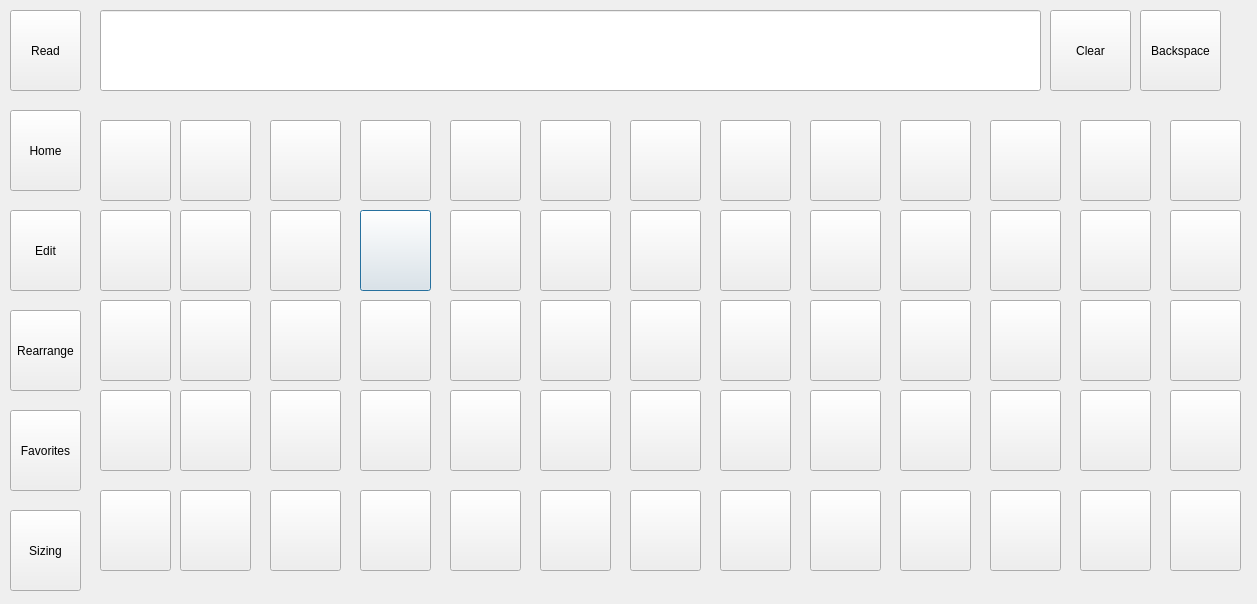
<?xml version="1.0" encoding="UTF-8"?>
<ui version="4.0">
 <class>verbs</class>
 <widget class="QDialog" name="verbs">
  <property name="geometry">
   <rect>
    <x>0</x>
    <y>0</y>
    <width>1257</width>
    <height>604</height>
   </rect>
  </property>
  <property name="windowTitle">
   <string>Dialog</string>
  </property>
  <widget class="QPushButton" name="pushButton_22">
   <property name="geometry">
    <rect>
     <x>360</x>
     <y>210</y>
     <width>71</width>
     <height>81</height>
    </rect>
   </property>
   <property name="text">
    <string/>
   </property>
  </widget>
  <widget class="QPushButton" name="pushButton_48">
   <property name="geometry">
    <rect>
     <x>540</x>
     <y>390</y>
     <width>71</width>
     <height>81</height>
    </rect>
   </property>
   <property name="text">
    <string/>
   </property>
  </widget>
  <widget class="QPushButton" name="pushButton_12">
   <property name="geometry">
    <rect>
     <x>540</x>
     <y>120</y>
     <width>71</width>
     <height>81</height>
    </rect>
   </property>
   <property name="text">
    <string/>
   </property>
  </widget>
  <widget class="QPushButton" name="pushButton_60">
   <property name="geometry">
    <rect>
     <x>270</x>
     <y>490</y>
     <width>71</width>
     <height>81</height>
    </rect>
   </property>
   <property name="text">
    <string/>
   </property>
  </widget>
  <widget class="QPushButton" name="pushButton_39">
   <property name="geometry">
    <rect>
     <x>270</x>
     <y>390</y>
     <width>71</width>
     <height>81</height>
    </rect>
   </property>
   <property name="text">
    <string/>
   </property>
  </widget>
  <widget class="QPushButton" name="pushButton_9">
   <property name="geometry">
    <rect>
     <x>180</x>
     <y>120</y>
     <width>71</width>
     <height>81</height>
    </rect>
   </property>
   <property name="text">
    <string/>
   </property>
  </widget>
  <widget class="QLineEdit" name="lineEdit">
   <property name="geometry">
    <rect>
     <x>100</x>
     <y>10</y>
     <width>941</width>
     <height>81</height>
    </rect>
   </property>
  </widget>
  <widget class="QPushButton" name="pushButton_58">
   <property name="geometry">
    <rect>
     <x>630</x>
     <y>490</y>
     <width>71</width>
     <height>81</height>
    </rect>
   </property>
   <property name="text">
    <string/>
   </property>
  </widget>
  <widget class="QPushButton" name="pushButton_8">
   <property name="geometry">
    <rect>
     <x>100</x>
     <y>120</y>
     <width>71</width>
     <height>81</height>
    </rect>
   </property>
   <property name="text">
    <string/>
   </property>
  </widget>
  <widget class="QPushButton" name="pushButton_21">
   <property name="geometry">
    <rect>
     <x>630</x>
     <y>210</y>
     <width>71</width>
     <height>81</height>
    </rect>
   </property>
   <property name="text">
    <string/>
   </property>
  </widget>
  <widget class="QPushButton" name="pushButton_46">
   <property name="geometry">
    <rect>
     <x>100</x>
     <y>390</y>
     <width>71</width>
     <height>81</height>
    </rect>
   </property>
   <property name="text">
    <string/>
   </property>
  </widget>
  <widget class="QPushButton" name="pushButton_57">
   <property name="geometry">
    <rect>
     <x>180</x>
     <y>490</y>
     <width>71</width>
     <height>81</height>
    </rect>
   </property>
   <property name="text">
    <string/>
   </property>
  </widget>
  <widget class="QPushButton" name="pushButton_17">
   <property name="geometry">
    <rect>
     <x>900</x>
     <y>120</y>
     <width>71</width>
     <height>81</height>
    </rect>
   </property>
   <property name="text">
    <string/>
   </property>
  </widget>
  <widget class="QPushButton" name="pushButton_27">
   <property name="geometry">
    <rect>
     <x>450</x>
     <y>210</y>
     <width>71</width>
     <height>81</height>
    </rect>
   </property>
   <property name="text">
    <string/>
   </property>
  </widget>
  <widget class="QPushButton" name="pushButton_14">
   <property name="geometry">
    <rect>
     <x>450</x>
     <y>120</y>
     <width>71</width>
     <height>81</height>
    </rect>
   </property>
   <property name="text">
    <string/>
   </property>
  </widget>
  <widget class="QPushButton" name="pushButton_70">
   <property name="geometry">
    <rect>
     <x>1170</x>
     <y>390</y>
     <width>71</width>
     <height>81</height>
    </rect>
   </property>
   <property name="text">
    <string/>
   </property>
  </widget>
  <widget class="QPushButton" name="pushButton_51">
   <property name="geometry">
    <rect>
     <x>450</x>
     <y>300</y>
     <width>71</width>
     <height>81</height>
    </rect>
   </property>
   <property name="text">
    <string/>
   </property>
  </widget>
  <widget class="QPushButton" name="pushButton_20">
   <property name="geometry">
    <rect>
     <x>540</x>
     <y>210</y>
     <width>71</width>
     <height>81</height>
    </rect>
   </property>
   <property name="text">
    <string/>
   </property>
  </widget>
  <widget class="QPushButton" name="pushButton_35">
   <property name="geometry">
    <rect>
     <x>360</x>
     <y>390</y>
     <width>71</width>
     <height>81</height>
    </rect>
   </property>
   <property name="text">
    <string/>
   </property>
  </widget>
  <widget class="QPushButton" name="pushButton_50">
   <property name="geometry">
    <rect>
     <x>180</x>
     <y>300</y>
     <width>71</width>
     <height>81</height>
    </rect>
   </property>
   <property name="text">
    <string/>
   </property>
  </widget>
  <widget class="QPushButton" name="pushButton_52">
   <property name="geometry">
    <rect>
     <x>720</x>
     <y>390</y>
     <width>71</width>
     <height>81</height>
    </rect>
   </property>
   <property name="text">
    <string/>
   </property>
  </widget>
  <widget class="QPushButton" name="pushButton_65">
   <property name="geometry">
    <rect>
     <x>810</x>
     <y>490</y>
     <width>71</width>
     <height>81</height>
    </rect>
   </property>
   <property name="text">
    <string/>
   </property>
  </widget>
  <widget class="QPushButton" name="pushButton_26">
   <property name="geometry">
    <rect>
     <x>100</x>
     <y>210</y>
     <width>71</width>
     <height>81</height>
    </rect>
   </property>
   <property name="text">
    <string/>
   </property>
  </widget>
  <widget class="QPushButton" name="favorite_fromLocations">
   <property name="geometry">
    <rect>
     <x>10</x>
     <y>410</y>
     <width>71</width>
     <height>81</height>
    </rect>
   </property>
   <property name="text">
    <string>Favorites</string>
   </property>
  </widget>
  <widget class="QPushButton" name="pushButton_67">
   <property name="geometry">
    <rect>
     <x>1080</x>
     <y>490</y>
     <width>71</width>
     <height>81</height>
    </rect>
   </property>
   <property name="text">
    <string/>
   </property>
  </widget>
  <widget class="QPushButton" name="pushButton_66">
   <property name="geometry">
    <rect>
     <x>450</x>
     <y>490</y>
     <width>71</width>
     <height>81</height>
    </rect>
   </property>
   <property name="text">
    <string/>
   </property>
  </widget>
  <widget class="QPushButton" name="pushButton_45">
   <property name="geometry">
    <rect>
     <x>360</x>
     <y>300</y>
     <width>71</width>
     <height>81</height>
    </rect>
   </property>
   <property name="text">
    <string/>
   </property>
  </widget>
  <widget class="QPushButton" name="pushButton_64">
   <property name="geometry">
    <rect>
     <x>720</x>
     <y>490</y>
     <width>71</width>
     <height>81</height>
    </rect>
   </property>
   <property name="text">
    <string/>
   </property>
  </widget>
  <widget class="QPushButton" name="pushButton_49">
   <property name="geometry">
    <rect>
     <x>1080</x>
     <y>300</y>
     <width>71</width>
     <height>81</height>
    </rect>
   </property>
   <property name="text">
    <string/>
   </property>
  </widget>
  <widget class="QPushButton" name="pushButton_28">
   <property name="geometry">
    <rect>
     <x>990</x>
     <y>210</y>
     <width>71</width>
     <height>81</height>
    </rect>
   </property>
   <property name="text">
    <string/>
   </property>
  </widget>
  <widget class="QPushButton" name="read_fromLocations">
   <property name="geometry">
    <rect>
     <x>10</x>
     <y>10</y>
     <width>71</width>
     <height>81</height>
    </rect>
   </property>
   <property name="text">
    <string>Read</string>
   </property>
  </widget>
  <widget class="QPushButton" name="pushButton_41">
   <property name="geometry">
    <rect>
     <x>1080</x>
     <y>390</y>
     <width>71</width>
     <height>81</height>
    </rect>
   </property>
   <property name="text">
    <string/>
   </property>
  </widget>
  <widget class="QPushButton" name="pushButton_69">
   <property name="geometry">
    <rect>
     <x>1170</x>
     <y>490</y>
     <width>71</width>
     <height>81</height>
    </rect>
   </property>
   <property name="text">
    <string/>
   </property>
  </widget>
  <widget class="QPushButton" name="pushButton_23">
   <property name="geometry">
    <rect>
     <x>1080</x>
     <y>210</y>
     <width>71</width>
     <height>81</height>
    </rect>
   </property>
   <property name="text">
    <string/>
   </property>
  </widget>
  <widget class="QPushButton" name="pushButton_59">
   <property name="geometry">
    <rect>
     <x>900</x>
     <y>490</y>
     <width>71</width>
     <height>81</height>
    </rect>
   </property>
   <property name="text">
    <string/>
   </property>
  </widget>
  <widget class="QPushButton" name="pushButton_53">
   <property name="geometry">
    <rect>
     <x>630</x>
     <y>390</y>
     <width>71</width>
     <height>81</height>
    </rect>
   </property>
   <property name="text">
    <string/>
   </property>
  </widget>
  <widget class="QPushButton" name="pushButton_43">
   <property name="geometry">
    <rect>
     <x>540</x>
     <y>300</y>
     <width>71</width>
     <height>81</height>
    </rect>
   </property>
   <property name="text">
    <string/>
   </property>
  </widget>
  <widget class="QPushButton" name="rearrange_fromLocations">
   <property name="geometry">
    <rect>
     <x>10</x>
     <y>310</y>
     <width>71</width>
     <height>81</height>
    </rect>
   </property>
   <property name="text">
    <string>Rearrange</string>
   </property>
  </widget>
  <widget class="QPushButton" name="home_fromLocations">
   <property name="geometry">
    <rect>
     <x>10</x>
     <y>110</y>
     <width>71</width>
     <height>81</height>
    </rect>
   </property>
   <property name="text">
    <string>Home</string>
   </property>
  </widget>
  <widget class="QPushButton" name="pushButton_33">
   <property name="geometry">
    <rect>
     <x>630</x>
     <y>300</y>
     <width>71</width>
     <height>81</height>
    </rect>
   </property>
   <property name="text">
    <string/>
   </property>
  </widget>
  <widget class="QPushButton" name="pushButton_68">
   <property name="geometry">
    <rect>
     <x>1170</x>
     <y>120</y>
     <width>71</width>
     <height>81</height>
    </rect>
   </property>
   <property name="text">
    <string/>
   </property>
  </widget>
  <widget class="QPushButton" name="size_fromLocations">
   <property name="geometry">
    <rect>
     <x>10</x>
     <y>510</y>
     <width>71</width>
     <height>81</height>
    </rect>
   </property>
   <property name="text">
    <string>Sizing</string>
   </property>
  </widget>
  <widget class="QPushButton" name="pushButton_56">
   <property name="geometry">
    <rect>
     <x>990</x>
     <y>490</y>
     <width>71</width>
     <height>81</height>
    </rect>
   </property>
   <property name="text">
    <string/>
   </property>
  </widget>
  <widget class="QPushButton" name="pushButton_32">
   <property name="geometry">
    <rect>
     <x>900</x>
     <y>390</y>
     <width>71</width>
     <height>81</height>
    </rect>
   </property>
   <property name="text">
    <string/>
   </property>
  </widget>
  <widget class="QPushButton" name="pushButton_24">
   <property name="geometry">
    <rect>
     <x>180</x>
     <y>210</y>
     <width>71</width>
     <height>81</height>
    </rect>
   </property>
   <property name="text">
    <string/>
   </property>
  </widget>
  <widget class="QPushButton" name="pushButton_19">
   <property name="geometry">
    <rect>
     <x>810</x>
     <y>120</y>
     <width>71</width>
     <height>81</height>
    </rect>
   </property>
   <property name="text">
    <string/>
   </property>
  </widget>
  <widget class="QPushButton" name="pushButton_72">
   <property name="geometry">
    <rect>
     <x>1170</x>
     <y>210</y>
     <width>71</width>
     <height>81</height>
    </rect>
   </property>
   <property name="text">
    <string/>
   </property>
  </widget>
  <widget class="QPushButton" name="pushButton_44">
   <property name="geometry">
    <rect>
     <x>990</x>
     <y>390</y>
     <width>71</width>
     <height>81</height>
    </rect>
   </property>
   <property name="text">
    <string/>
   </property>
  </widget>
  <widget class="QPushButton" name="pushButton_15">
   <property name="geometry">
    <rect>
     <x>630</x>
     <y>120</y>
     <width>71</width>
     <height>81</height>
    </rect>
   </property>
   <property name="text">
    <string/>
   </property>
  </widget>
  <widget class="QPushButton" name="pushButton_10">
   <property name="geometry">
    <rect>
     <x>360</x>
     <y>120</y>
     <width>71</width>
     <height>81</height>
    </rect>
   </property>
   <property name="text">
    <string/>
   </property>
  </widget>
  <widget class="QPushButton" name="pushButton_42">
   <property name="geometry">
    <rect>
     <x>810</x>
     <y>300</y>
     <width>71</width>
     <height>81</height>
    </rect>
   </property>
   <property name="text">
    <string/>
   </property>
  </widget>
  <widget class="QPushButton" name="pushButton_30">
   <property name="geometry">
    <rect>
     <x>900</x>
     <y>210</y>
     <width>71</width>
     <height>81</height>
    </rect>
   </property>
   <property name="text">
    <string/>
   </property>
  </widget>
  <widget class="QPushButton" name="pushButton_25">
   <property name="geometry">
    <rect>
     <x>720</x>
     <y>210</y>
     <width>71</width>
     <height>81</height>
    </rect>
   </property>
   <property name="text">
    <string/>
   </property>
  </widget>
  <widget class="QPushButton" name="pushButton_37">
   <property name="geometry">
    <rect>
     <x>100</x>
     <y>300</y>
     <width>71</width>
     <height>81</height>
    </rect>
   </property>
   <property name="text">
    <string/>
   </property>
  </widget>
  <widget class="QPushButton" name="pushButton_16">
   <property name="geometry">
    <rect>
     <x>1080</x>
     <y>120</y>
     <width>71</width>
     <height>81</height>
    </rect>
   </property>
   <property name="text">
    <string/>
   </property>
  </widget>
  <widget class="QPushButton" name="pushButton_63">
   <property name="geometry">
    <rect>
     <x>360</x>
     <y>490</y>
     <width>71</width>
     <height>81</height>
    </rect>
   </property>
   <property name="text">
    <string/>
   </property>
  </widget>
  <widget class="QPushButton" name="pushButton_18">
   <property name="geometry">
    <rect>
     <x>990</x>
     <y>120</y>
     <width>71</width>
     <height>81</height>
    </rect>
   </property>
   <property name="text">
    <string/>
   </property>
  </widget>
  <widget class="QPushButton" name="backspace_fromLocations">
   <property name="geometry">
    <rect>
     <x>1140</x>
     <y>10</y>
     <width>81</width>
     <height>81</height>
    </rect>
   </property>
   <property name="text">
    <string>Backspace</string>
   </property>
  </widget>
  <widget class="QPushButton" name="pushButton_47">
   <property name="geometry">
    <rect>
     <x>180</x>
     <y>390</y>
     <width>71</width>
     <height>81</height>
    </rect>
   </property>
   <property name="text">
    <string/>
   </property>
  </widget>
  <widget class="QPushButton" name="pushButton_61">
   <property name="geometry">
    <rect>
     <x>540</x>
     <y>490</y>
     <width>71</width>
     <height>81</height>
    </rect>
   </property>
   <property name="text">
    <string/>
   </property>
  </widget>
  <widget class="QPushButton" name="pushButton_38">
   <property name="geometry">
    <rect>
     <x>990</x>
     <y>300</y>
     <width>71</width>
     <height>81</height>
    </rect>
   </property>
   <property name="text">
    <string/>
   </property>
  </widget>
  <widget class="QPushButton" name="pushButton_29">
   <property name="geometry">
    <rect>
     <x>270</x>
     <y>210</y>
     <width>71</width>
     <height>81</height>
    </rect>
   </property>
   <property name="text">
    <string/>
   </property>
  </widget>
  <widget class="QPushButton" name="clear_fromLocations">
   <property name="geometry">
    <rect>
     <x>1050</x>
     <y>10</y>
     <width>81</width>
     <height>81</height>
    </rect>
   </property>
   <property name="text">
    <string>Clear</string>
   </property>
  </widget>
  <widget class="QPushButton" name="pushButton_62">
   <property name="geometry">
    <rect>
     <x>100</x>
     <y>490</y>
     <width>71</width>
     <height>81</height>
    </rect>
   </property>
   <property name="text">
    <string/>
   </property>
  </widget>
  <widget class="QPushButton" name="pushButton_71">
   <property name="geometry">
    <rect>
     <x>1170</x>
     <y>300</y>
     <width>71</width>
     <height>81</height>
    </rect>
   </property>
   <property name="text">
    <string/>
   </property>
  </widget>
  <widget class="QPushButton" name="pushButton_11">
   <property name="geometry">
    <rect>
     <x>270</x>
     <y>120</y>
     <width>71</width>
     <height>81</height>
    </rect>
   </property>
   <property name="text">
    <string/>
   </property>
  </widget>
  <widget class="QPushButton" name="pushButton_36">
   <property name="geometry">
    <rect>
     <x>720</x>
     <y>300</y>
     <width>71</width>
     <height>81</height>
    </rect>
   </property>
   <property name="text">
    <string/>
   </property>
  </widget>
  <widget class="QPushButton" name="pushButton_13">
   <property name="geometry">
    <rect>
     <x>720</x>
     <y>120</y>
     <width>71</width>
     <height>81</height>
    </rect>
   </property>
   <property name="text">
    <string/>
   </property>
  </widget>
  <widget class="QPushButton" name="pushButton_55">
   <property name="geometry">
    <rect>
     <x>450</x>
     <y>390</y>
     <width>71</width>
     <height>81</height>
    </rect>
   </property>
   <property name="text">
    <string/>
   </property>
  </widget>
  <widget class="QPushButton" name="pushButton_54">
   <property name="geometry">
    <rect>
     <x>900</x>
     <y>300</y>
     <width>71</width>
     <height>81</height>
    </rect>
   </property>
   <property name="text">
    <string/>
   </property>
  </widget>
  <widget class="QPushButton" name="pushButton_31">
   <property name="geometry">
    <rect>
     <x>810</x>
     <y>210</y>
     <width>71</width>
     <height>81</height>
    </rect>
   </property>
   <property name="text">
    <string/>
   </property>
  </widget>
  <widget class="QPushButton" name="pushButton_34">
   <property name="geometry">
    <rect>
     <x>810</x>
     <y>390</y>
     <width>71</width>
     <height>81</height>
    </rect>
   </property>
   <property name="text">
    <string/>
   </property>
  </widget>
  <widget class="QPushButton" name="pushButton_40">
   <property name="geometry">
    <rect>
     <x>270</x>
     <y>300</y>
     <width>71</width>
     <height>81</height>
    </rect>
   </property>
   <property name="text">
    <string/>
   </property>
  </widget>
  <widget class="QPushButton" name="edit_fromLocations">
   <property name="geometry">
    <rect>
     <x>10</x>
     <y>210</y>
     <width>71</width>
     <height>81</height>
    </rect>
   </property>
   <property name="text">
    <string>Edit</string>
   </property>
  </widget>
 </widget>
 <resources/>
 <connections/>
</ui>
